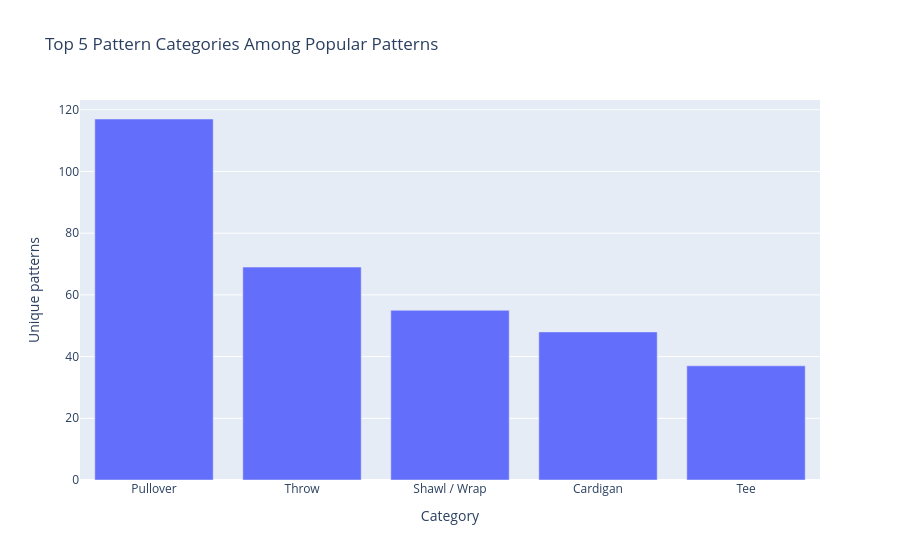

Notebook source saved alongside this figure:
### Markdown cell above
**Question 1:**  *What type (hat, socks, t-shirt, sweater, etc.) of project is most popular?*

This question had to be adjusted due to the errors in data collection that was found. With the limitation of credits, time, and my free API service, I had to adjust my questions and insights to work with what I have. Overall, this should still give a general trend for designers to know the type of project category people favor.

### Code cell
# Top 5 pattern categories in the Ravelry dataset
# "Unknown" = patterns the API returned no category details for (specific to my dataset based on the fetch created)

# so drop duplicates to count each pattern once.
pattern_df = df.drop_duplicates(subset="pattern_id")

pattern_counts = (
    pattern_df[pattern_df["category"] != "Unknown"]["category"]
      .str.strip()
      .value_counts()
      .head(5)
      .reset_index()
)
pattern_counts.columns = ["category", "count"]

fig = px.bar(
    pattern_counts,
    x="category",
    y="count",
    title=f"Top 5 Pattern Categories Among Popular Patterns",
    labels={"category": "Category", "count": "Unique patterns"}
)
fig.show()

pattern_counts

### Figure 1 — Plotly figure (JSON) as saved in the notebook; plotly's stock layout.template omitted (floating-point values rounded to 4 significant figures)
{"data": [{"hovertemplate": "Category=%{x}<br>Unique patterns=%{y}<extra></extra>", "legendgroup": "", "marker": {"color": "#636efa", "pattern": {"shape": ""}}, "name": "", "orientation": "v", "showlegend": false, "textposition": "auto", "type": "bar", "x": ["Pullover", "Throw", "Shawl / Wrap", "Cardigan", "Tee"], "xaxis": "x", "y": [117, 69, 55, 48, 37], "yaxis": "y"}], "layout": {"barmode": "relative", "legend": {"tracegroupgap": 0}, "title": {"text": "Top 5 Pattern Categories Among Popular Patterns"}, "xaxis": {"anchor": "y", "domain": [0, 1], "title": {"text": "Category"}}, "yaxis": {"anchor": "x", "domain": [0, 1], "title": {"text": "Unique patterns"}}}}
